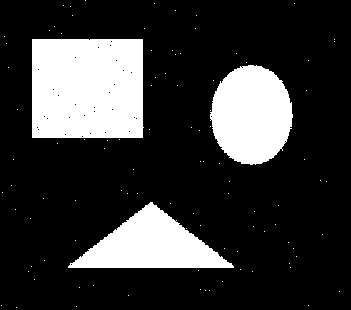
#> input picture Project3/original_imgs/noise.jpg, 351 x 310 px
$ python Demo_use.py
#> lines starting #> are read from the running program, lines starting #| are printed output that depends on the picture; after the words box and inside, x2 and y2 are one past the last pixel; in counts of white or black regions, pixels touching at a corner belong together
import cv2
from numpy import *
import numpy as np
import math
import copy
import sys

def round_shape(dim):
    if dim%2==0:
        print("dimension of matrix must be odd")
        return None
    mat=np.zeros([dim,dim])
    radius=dim/2
    for x in range(0,dim):
        for y in range(0,dim):
            if pow(((x-(dim-1)/2)*(x-(dim-1)/2)+(y-(dim-1)/2)*(y-(dim-1)/2)),0.5)<radius:
                mat[x,y]=255
    mat=mat.astype('uint64')
    return mat

path=sys.path[0]+'/'
img_ori=cv2.imread(path+"original_imgs/noise.jpg",0)
#> img_ori: shape (310, 351); 21.2% white; 101 white regions (98 under 20 px), largest, box (x1, y1, x2, y2) and area: (32, 39, 144, 138) 10960, (210, 65, 293, 165) 6364, (68, 202, 234, 268) 5640
img=cv2.imread(path+"original_imgs/noise.jpg",0)
knl_dim=7
ori_pos=[int((knl_dim-1)/2),int((knl_dim-1)/2)]
knl=round_shape(knl_dim)

img_pro=copy.deepcopy(img)
size_img=img.shape
#> size_img = (310, 351)
size_knl=knl.shape
x_decenter1=ori_pos[0]
x_decenter2=size_knl[0]-1-ori_pos[0]
y_decenter1=ori_pos[1]
y_decenter2=size_knl[1]-1-ori_pos[1]
knl_match=np.zeros(knl.shape).astype('uint64')
for x in range(x_decenter1,size_img[0]-x_decenter2):
    for y in range(y_decenter1,size_img[1]-y_decenter2):
        for i in range(0,size_knl[0]):
            for j in range(0,size_knl[1]):
                knl_match[i,j]=img[x-x_decenter1+i,y-y_decenter1+j]

        if ((knl_match+knl)>255).any():
            img_pro[x,y]=255
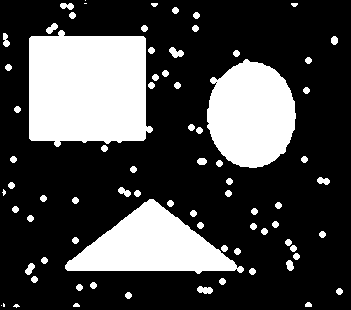
#> img_pro: shape (310, 351); 27.2% white; 77 white regions (6 under 20 px), largest, box (x1, y1, x2, y2) and area: (29, 30, 153, 147) 12411, (207, 59, 296, 168) 7406, (65, 199, 244, 274) 6921

cv2.imshow('img_pro',img_pro)
cv2.imshow('img',img)
test=(img==img_pro).all()
#> test = False
